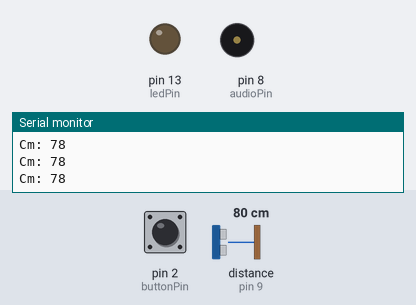
Simulated run of this sketch. Board: Arduino Uno, built with avr-gcc and run on an emulated ATmega328P. Shown: output pins drawn as LEDs (lit = HIGH), buzzer (waves = sounding), the last lines printed to the serial monitor. Wiring (inferred from the names in the program): ultrasonic range finder: trigger pin 10; echo pin 9. Inputs (shaded band) come from the test bench; at power-on: pin 2 (buttonPin) LOW, distance to the obstacle (sensor on pin 9) 80 cm. The echo pulse lasts 58.3 µs per cm; pins used as bus, display or sensor lines are not drawn.

Above: at 1.2 s.
1.3 s: pin 2 (buttonPin) pulled HIGH for 0.15 s
At 2.0 s:
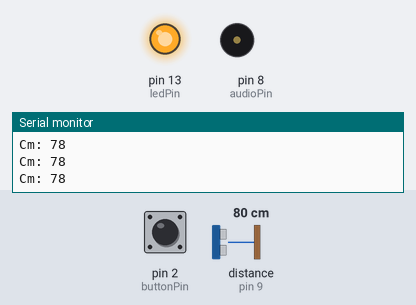
2.9 s: distance to the obstacle (sensor on pin 9) set to 12 cm
4.4 s: distance to the obstacle (sensor on pin 9) set to 9 cm
At 4.66 s:
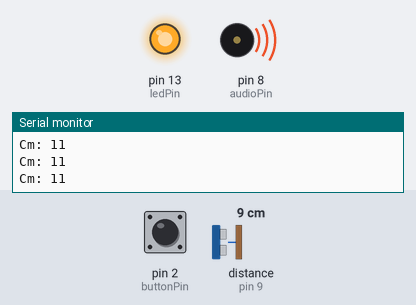
7.4 s: distance to the obstacle (sensor on pin 9) set to 18 cm
At 8.6 s:
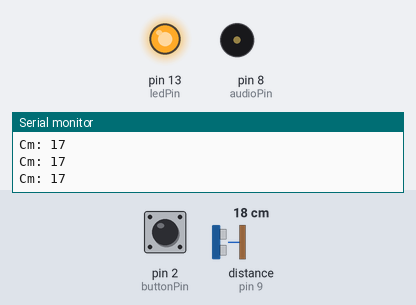
8.9 s: pin 2 (buttonPin) pulled HIGH for 1 s
At 9.8 s:
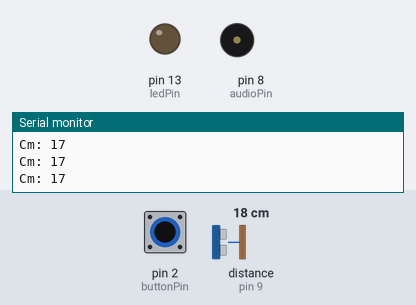
11.4 s: pin 2 (buttonPin) pulled HIGH for 3.2 s
At 12.8 s:
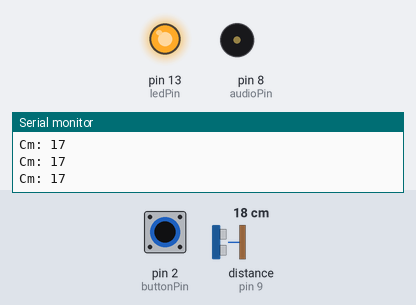
Timing chart, 0 to 14.4 s (numbered marks = the images above; inputs shaded):
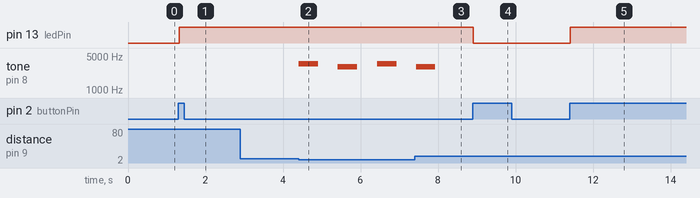

The sketch:

Ultrasonic_distance_calculator.ino
```cpp
/* Recourses used for the code and circuit
 *  www.HowToMechatronics.com
 *  https://www.arduino.cc/en/tutorial/pushbutton
 *  https://create.arduino.cc/projecthub/circuito-io-team/piezo-tunes-d4a011?ref=search&ref_id=piezo&offset=2
*/

//Declare pin numbers
const int buttonPin = 2;        // Button to turn warning on/off
const int audioPin = 8;         // Piezo buzzer to send an audible warning
const int echoPin = 9;
const int trigPin = 10;
const int ledPin =  13;         // Led light to test distance warning when silence is preferred


//Define variables for calculation
unsigned long duration;
int distance;
const unsigned int maxDuration = 20000;   // (approx 340cm, anything further away than this is irrelevant)
int buttonState = 0;                      // To read if button has been pressed or not.
int lastButtonState = 0;
int ledState = 0;

void setup() {
  pinMode(trigPin, OUTPUT);   // initialize the trigger pin an output
  pinMode(echoPin, INPUT);    // initialize the echo pin an input
  Serial.begin(9600);         // Starts serial communication(???)
  pinMode(ledPin, OUTPUT);
  pinMode(buttonPin, INPUT);  // initialize the pushbutton pin as an input
}

void loop() {
  // Turns output from trigPin off
  //digitalWrite(trigPin, LOW);
  //delayMicroseconds(1000000);

  // Turns output from trigPin on for 10μs
  digitalWrite(trigPin, HIGH);
  delayMicroseconds(10);
  digitalWrite(trigPin, LOW);

  // Read echoPin input and store time (in μs) of the sound wave's travel in the duration variable
  duration = pulseIn(echoPin, HIGH);

  //Calculate distance
  distance = duration*0.034/2;
  /*speed of sound is 33120 centimetres per second (wikipedia)
   * 33120/1000000 => 0.03312cm per μs (I use 0.034)
   * Divide by 2 since sound waves travel to the object and then back to the receiver.
   */

   buttonState = digitalRead(buttonPin); //read input from pin for the pushbutton

   //Check if button is high or low
   //by comparing to previous state
   if(buttonState != lastButtonState){

    //Change led state on buttonpress
    if(buttonState ==1){
      if(ledState ==1) ledState = 0;
      else             ledState = 1;
    }
    lastButtonState = buttonState; //Store current state of button
   }
   digitalWrite(ledPin, ledState); // Switch led on (1) and off (0)

   if(distance < 10 && ledState == 1){
    tone(audioPin, 3500, 500);
    delay(1000);
    tone(audioPin, 3000, 500);
    delay(1000);
   }


   delay(20); // Small delay to prevent debouncing from reding buttonState too fast

//   while (buttonState = HIGH){
//    digitalWrite(ledPin, LOW);
//   }
//   while (buttonState = LOW){
//    digitalWrite(ledPin, LOW);
//   }
//    if(distance < 10){
//  //      tone(audioPin, 3500, 500);
//  //      delay(1000);
//  //      tone(audioPin, 3000, 500);
//  //      delay(1000);
//
//    } else{
//      digitalWrite(ledPin, LOW);
//    }

  //Print distance to the Serial Monitor
  if(duration > maxDuration){
    Serial.println("Irrelevant range");
  }else{
      Serial.print("Cm: ");
      Serial.println(distance);
      //Serial.print("cm");
  }


}
```

Measured:
- the behaviour switches between 11 and 10 cm on distance to the obstacle (sensor on pin 9) (found by bisection; images 1 and 2)
- after the input at 1.3 s, pin 13 (ledPin): LOW → HIGH at once
- after the input at 4.4 s, tone on pin 8 (audioPin): plays 3500 Hz for 0.50 s, 3000 Hz for 0.50 s, 3500 Hz for 0.50 s, starting at once
- after the input at 7.4 s, tone on pin 8 (audioPin): goes on until 7.9 s, then stays silent
- after the input at 8.9 s, pin 13 (ledPin): HIGH → LOW at once
- after the input at 11.4 s, pin 13 (ledPin): LOW → HIGH at once
